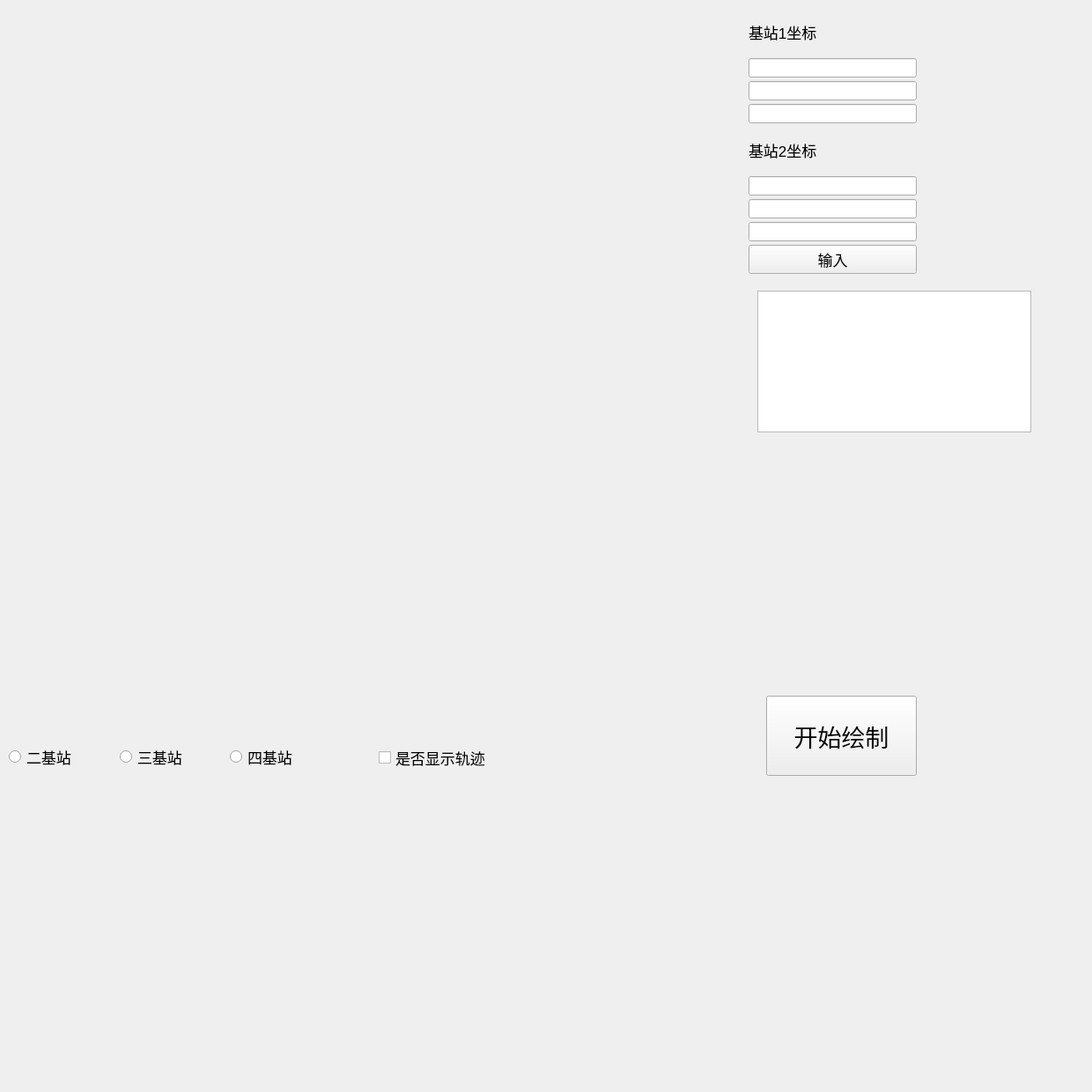
<?xml version="1.0" encoding="UTF-8"?>
<ui version="4.0">
 <class>paint</class>
 <widget class="QWidget" name="paint">
  <property name="geometry">
   <rect>
    <x>0</x>
    <y>0</y>
    <width>1240</width>
    <height>1240</height>
   </rect>
  </property>
  <property name="minimumSize">
   <size>
    <width>1040</width>
    <height>840</height>
   </size>
  </property>
  <property name="windowTitle">
   <string>Form</string>
  </property>
  <widget class="QWidget" name="verticalLayoutWidget">
   <property name="geometry">
    <rect>
     <x>850</x>
     <y>10</y>
     <width>191</width>
     <height>301</height>
    </rect>
   </property>
   <layout class="QVBoxLayout" name="verticalLayout">
    <property name="spacing">
     <number>4</number>
    </property>
    <item>
     <widget class="QLabel" name="label">
      <property name="enabled">
       <bool>true</bool>
      </property>
      <property name="font">
       <font>
        <pointsize>13</pointsize>
       </font>
      </property>
      <property name="text">
       <string>基站1坐标</string>
      </property>
     </widget>
    </item>
    <item>
     <widget class="QLineEdit" name="anchor1_pos_x"/>
    </item>
    <item>
     <widget class="QLineEdit" name="anchor1_pos_y">
      <property name="enabled">
       <bool>true</bool>
      </property>
     </widget>
    </item>
    <item>
     <widget class="QLineEdit" name="anchor1_pos_z"/>
    </item>
    <item>
     <widget class="QLabel" name="label_2">
      <property name="enabled">
       <bool>true</bool>
      </property>
      <property name="font">
       <font>
        <pointsize>13</pointsize>
       </font>
      </property>
      <property name="text">
       <string>基站2坐标</string>
      </property>
     </widget>
    </item>
    <item>
     <widget class="QLineEdit" name="anchor2_pos_x"/>
    </item>
    <item>
     <widget class="QLineEdit" name="anchor2_pos_y">
      <property name="enabled">
       <bool>true</bool>
      </property>
     </widget>
    </item>
    <item>
     <widget class="QLineEdit" name="anchor2_pos_z"/>
    </item>
    <item>
     <widget class="QPushButton" name="anchor_pos_button">
      <property name="font">
       <font>
        <pointsize>13</pointsize>
       </font>
      </property>
      <property name="text">
       <string>输入</string>
      </property>
     </widget>
    </item>
   </layout>
  </widget>
  <widget class="QWidget" name="horizontalLayoutWidget">
   <property name="geometry">
    <rect>
     <x>10</x>
     <y>820</y>
     <width>371</width>
     <height>80</height>
    </rect>
   </property>
   <layout class="QHBoxLayout" name="horizontalLayout">
    <item>
     <widget class="QRadioButton" name="Anchor_2">
      <property name="font">
       <font>
        <pointsize>13</pointsize>
       </font>
      </property>
      <property name="text">
       <string>二基站</string>
      </property>
     </widget>
    </item>
    <item>
     <widget class="QRadioButton" name="Anchor_3">
      <property name="font">
       <font>
        <pointsize>13</pointsize>
       </font>
      </property>
      <property name="text">
       <string>三基站</string>
      </property>
     </widget>
    </item>
    <item>
     <widget class="QRadioButton" name="Anchor_4">
      <property name="font">
       <font>
        <pointsize>13</pointsize>
       </font>
      </property>
      <property name="text">
       <string>四基站</string>
      </property>
     </widget>
    </item>
   </layout>
  </widget>
  <widget class="QPushButton" name="Startpaint_button">
   <property name="geometry">
    <rect>
     <x>870</x>
     <y>790</y>
     <width>171</width>
     <height>91</height>
    </rect>
   </property>
   <property name="font">
    <font>
     <pointsize>20</pointsize>
    </font>
   </property>
   <property name="text">
    <string>开始绘制</string>
   </property>
  </widget>
  <widget class="QCheckBox" name="track_box">
   <property name="geometry">
    <rect>
     <x>430</x>
     <y>840</y>
     <width>211</width>
     <height>41</height>
    </rect>
   </property>
   <property name="font">
    <font>
     <pointsize>13</pointsize>
    </font>
   </property>
   <property name="text">
    <string>是否显示轨迹</string>
   </property>
  </widget>
  <widget class="QTextEdit" name="tmp_textEdit">
   <property name="geometry">
    <rect>
     <x>860</x>
     <y>330</y>
     <width>311</width>
     <height>161</height>
    </rect>
   </property>
  </widget>
 </widget>
 <resources/>
 <connections/>
</ui>
